Frame 1 (no input): blank canvas, image omitted
Frame 60 (the mouse pressed at the canvas centre just before this capture): blank canvas, image omitted
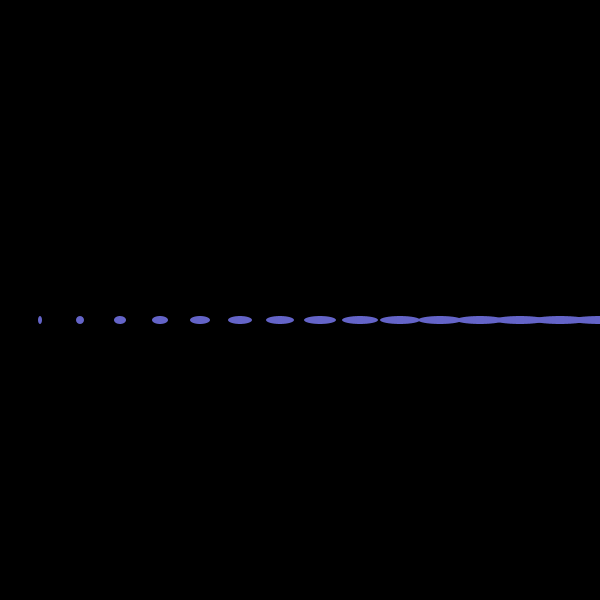
Frame 120 (the mouse held since frame 60 and released just before this capture)

The Processing sketch whose frames 1 and 60 were blank and that drew this single picture after the mouse press (run headless with seeded random() and noise(); from frame 60 on, the mouse is pressed at the canvas centre):

// Processing sketch: sketch_181003e
// ── sketch_181003e.pde
int [] xPosition= new int [20];
int [] yPosition= new int [20];

void setup() {
  size(600, 600);
  noStroke();
}

void draw() {
  
 background(0);
 fill(mouseX/3, mouseY/3,200);
 
  for (int i = 0; i < 20; i++){
    xPosition[i]=i*40;
    yPosition[i]=int(map(mouseX, 220, 0, 0, 220));
   ellipse(xPosition[i], height*2/3 + yPosition[i], xPosition[i]/10, yPosition[i]/10);
  }
}
